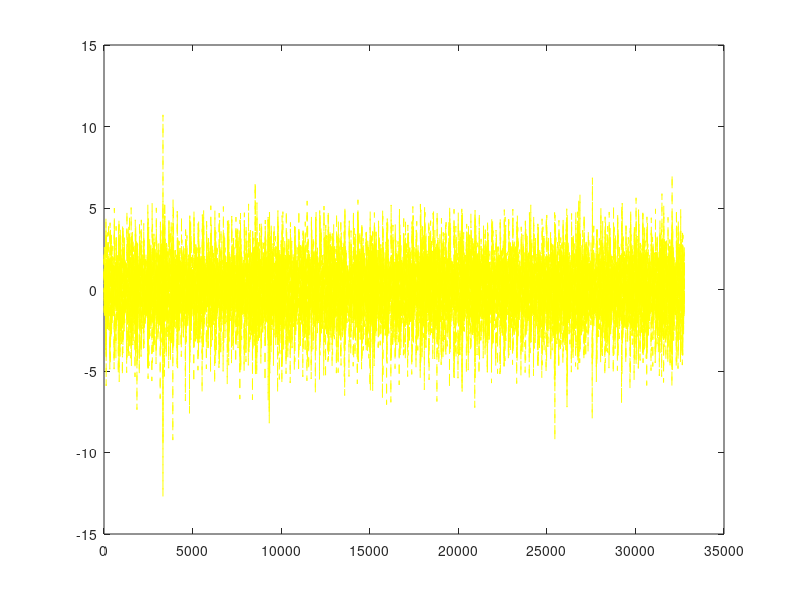
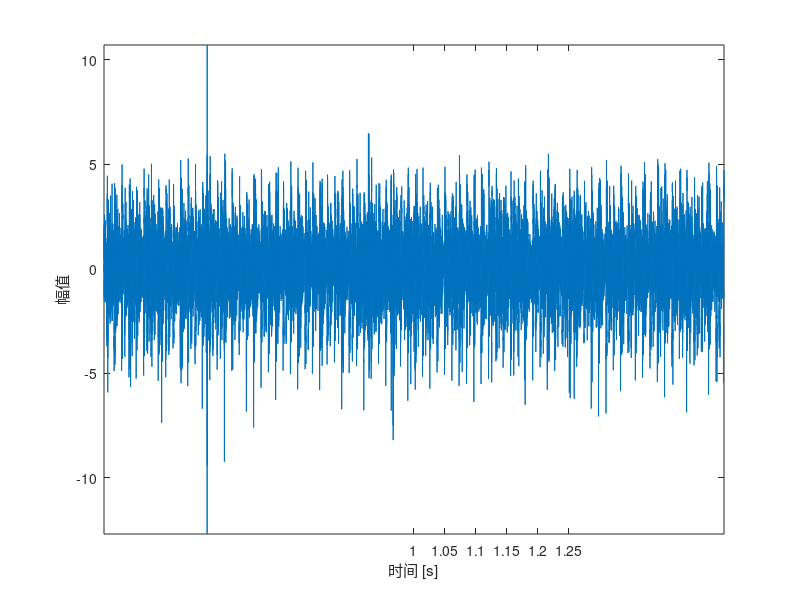
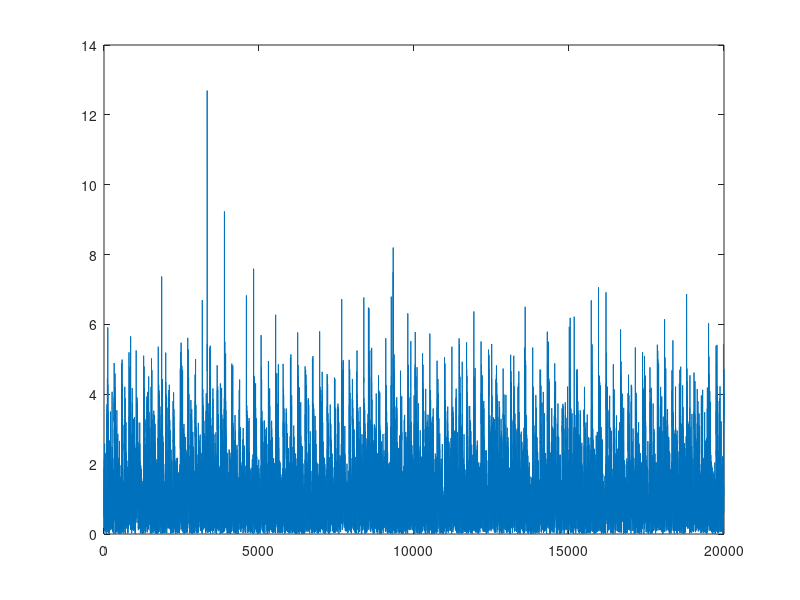
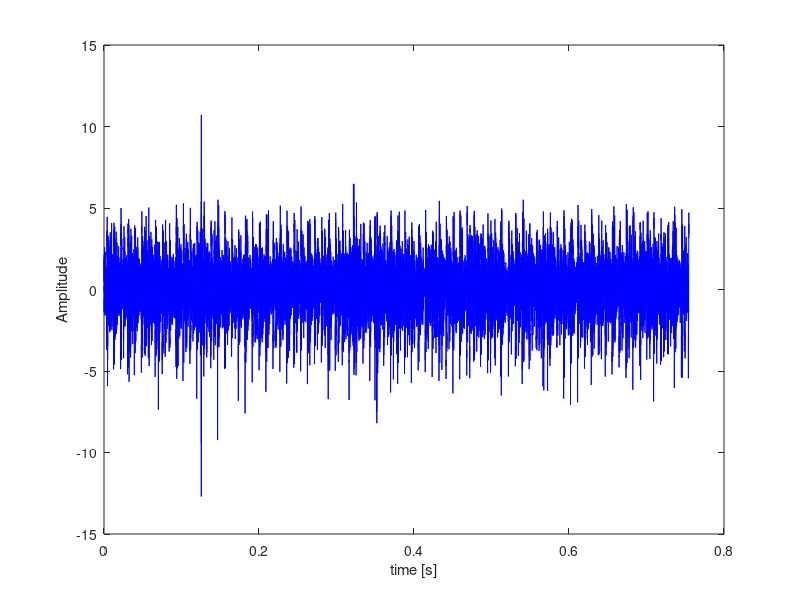

Write the MATLAB code that produced these figures, in order. (Note: this script raises an error after producing the figures.)
%% Slip_Simul ated_Signal_Analysis

clear
close all
clc

%% chosen signal
% original signal
M = csvread('60.csv',1,0);
sig0=M(:,1);
figure,plot(sig0,'y--')
fs=26500;  % sampling freq.

% 20000length signal
y = sig0;
y = y(1:20000);
figure,plot(y)
xlabel('时间 [s]'),ylabel('幅值')
xlim([1*10^4,1.5*10^4])
xticklabels({'1','1.05','1.1','1.15','1.2','1.25','1.3','1.35','1.4','1.45','1.5'})

axis tight
blp = abs(y);
figure,plot(blp)
t=(0:length(y)-1)/fs;
figure,plot(t,y,'b')
xlabel('time [s]'),ylabel('Amplitude')

% guzhang signal
t_end= 1.28;
tt = length(sig0)/t_end/fs; 
guzhang_signal = sig0(1:tt:length(sig0));
t=(0:length(y)-1)/fs;
figure,plot(t,guzhang_signal(1:length(t)),'b--');

%% Q,r inter
Q_range = 1:1:10;               
r_range = 3:1:5;
ka_range = 0.3:0.1:1;
gamma=0.9;
N=200;
ESHE = zeros();
T1=107.9;
f=1/T1;
delt_p=1.5;
fz1 = zeros();
ff1 = zeros();
for i = 1 :length(Q_range)
    Q= Q_range(i);
    for j = 1:length(r_range)
        r = r_range(j);
        J = min(10,computeJmax(N,Q,r));
        for k=1:length(ka_range)
            ka = ka_range(k);
            [x,~]=TQWT_SR_GMC_penalty_fun(y',Q,r,J,gamma,ka,0);
            y_GMC = itqwt(x,Q,r,length(y));
%%%---%%% envelope spectrum harmonic energy
            blp=abs(fft(abs(hilbert(y_GMC))))/length(y_GMC)*2;
            ff0=(0:length(y_GMC)-1)/length(y_GMC)*fs;
            ff=ff0(1:round(length(y_GMC)/2));
            bl=blp(1:round(length(y_GMC)/2));
            bl(1)=0;
            jg=fix(f/fs*length(1:round(length(y_GMC)/2)));
            [pks,loc]=findpeaks(bl,'minpeakdistance',round(jg/10));
            f_temp=f;
            clear fz1 ff1
            for ij=1:5
                [~,zb0]=find(ff>=f_temp-delt_p,1,'first');
                [~,yb0]=find(ff<=f_temp+delt_p,1,'last');
                [~,loc1]=find(loc>=zb0 & loc<=yb0);
                [~,loc10]=min(abs(ff(loc(loc1))-f_temp));
                if ~isempty(loc10)
                    fz1(ij)=bl(loc(loc1(loc10)));
                    ff1(ij)=ff(loc(loc1(loc10)));
                    f_temp=f+ff(loc(loc1(loc10)));
                else
                    fz1(ij)=0;
                    f_temp=f+f_temp;
                end
            end
            ESHE(i,j,k)=sum(fz1(1:3).^2);      
        end
    end
end

%% parm sort
c = reshape(ESHE,1,[]);
c =sort(c,'descend');
figure,plot(c)
ylabel('ESHE')
xlabel('数据长度')

%% choose Q,r,J
[i,j]=max( ESHE);
i=squeeze(i);
j=squeeze(j);
[i_,j_]=max(i);
[i__,j__]=max(i_);
max_k=j__;
max_j=j_(max_k);
max_i=j(max_j,max_k);
Q = Q_range(max_i);
r = r_range(max_j);
ka = ka_range(max_k);
J = min(10,computeJmax(length(y),Q,r));

%% TQWT sparse representation
[x,v]=TQWT_SR_GMC_penalty_fun(y',Q,r,J,gamma,ka,0);
y_GMC = itqwt(x,Q,r,length(y));
figure,plot(t,guzhang_signal(1:20000),t,y_GMC,'r--')
legend('故障信号','去噪信号')
xlabel('时间 [s]'),ylabel('幅值')
xlim([0,0.7])
figure,plot(t,y_GMC)
xlabel('时间[s]'),ylabel('幅值')

figure,plot(t,y_GMC)
xlabel('时间 [s]'),ylabel('幅值')
xticklabels({'1','1.05','1.1','1.15','1.2','1.25','1.3','1.35','1.4','1.45','1.5'})


y_GMC_blp = abs(fft(abs(hilbert(y_GMC))))/length(y_GMC)*2;
y_GMC_blp(1) = 0;
bl_fr = (0:length(y_GMC)-1)/length(y_GMC)*fs;
figure,plot(bl_fr(1:fix(length(bl_fr)/2)),y_GMC_blp(1:fix(length(bl_fr)/2)))
xlabel('频率 [HZ]')
ylabel('幅值')
xlim([0,600])
% line([107.9 107.9 ],[0 0.8]);
% hold on
% line([215.8 215.8],[0 0.8]);
% hold on
% line([323.7 323.7],[0 0.8]);
% hold on
% line([431.6 431.6],[0 0.8]);
% hold on
% line([539.5 539.5],[0 0.8]);
% hold on
% line([647.4 647.4],[0 0.8]);
% hold on
% line([755.3 755.3],[0 0.8]);


blp=abs(fft(abs(hilbert(y_GMC))))/length(y_GMC)*2;
figure,plot(blp)

blp(1)=0;
pl=(0:length(y_GMC)-1)/length(y_GMC)*fs;
figure,plot(pl(1:round(length(y_GMC)/2)),blp(1:round(length(y_GMC)/2)))
xlabel('频率 [Hz]'),ylabel('幅值')
xlim([0,400])
% % line([107.9 107.9 ],[0 0.8]);
% % hold on
% % line([215.8 215.8],[0 0.8]);
% % hold on
% % line([323.7 323.7],[0 0.8]);
% % hold on
% % line([431.6 431.6],[0 0.8]);
% % hold on
% % line([539.5 539.5],[0 0.8]);
% % hold on
% % line([647.4 647.4],[0 0.8]);
% % hold on
% % line([755.3 755.3],[0 0.8]);

